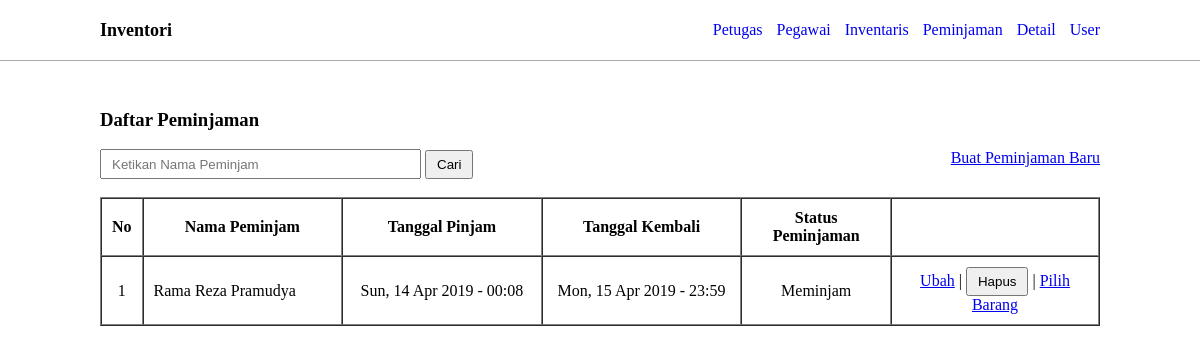
The page /index.php/peminjaman on the database its author committed.
### tables this page shows
CREATE TABLE `peminjaman` (
  `id_peminjaman` int(10) UNSIGNED NOT NULL,
  `id_pegawai` int(10) UNSIGNED NOT NULL,
  `tanggal_pinjam` datetime NOT NULL,
  `tanggal_kembali` datetime NOT NULL,
  `status_peminjaman` varchar(191) NOT NULL
);

CREATE TABLE `pegawai` (
  `id_pegawai` int(10) UNSIGNED NOT NULL,
  `nama_pegawai` varchar(191) NOT NULL,
  `nip` varchar(191) NOT NULL,
  `alamat` text NOT NULL
);

### application/controllers/Peminjaman.php (called while the page is built, shortened)
<?php
class Peminjaman extends CI_Controller {
	public function __construct()
  {
    $this->load->model(
			array('peminjaman_model', 'pegawai_model', 'inventaris_model')
		);
		$this->load->helper(
			array( 'url', 'url_helper' )
		);
    $this->load->library(
			array( 'pagination', 'session' )
		);
  }
	public function index()
	{
		$uri_segment = $this->uri->segment(3);
		$num_rows = $this->peminjaman_model->countData();
		$config['per_page'] = 10;
		$data['peminjaman'] = $this->peminjaman_model->all($config['per_page'], $uri_segment);
		$this->load->view('layout/header');
		$this->load->view('peminjaman/index', $data);
		$this->load->view('layout/footer');
	}
}

### index.php (called while the page is built, shortened)
<?php
require_once BASEPATH.'core/CodeIgniter.php';

### application/models/Peminjaman_model.php (called while the page is built, shortened)
<?php
class Peminjaman_model extends CI_Model {
  public function all($number = NULL, $offset = NULL)
  {
    $this->db->select('pegawai.nama_pegawai, peminjaman.*');
    $this->db->from('peminjaman');
    $this->db->join('pegawai', 'pegawai.id_pegawai = peminjaman.id_pegawai');
    $this->db->limit($number, $offset);
    $this->db->order_by('id_' . self::TABLE_NAME, 'DESC');
    $query = $this->db->get();
    return $query->result_array();
  }
  public function countData()
  {
    return count( $this->all() );
}
}

### application/views/peminjaman/index.php (the view, shortened to what this page needs)
<h3>Daftar Peminjaman</h3>
<div class="left">
  <form action="<?= base_url('peminjaman/index') ?>" method="GET">
    <input type="text" name="keyword" placeholder="Ketikan Nama Peminjam" autocomplete="off" size="35">
    <button type="submit" name="button">Cari</button>
  </form>
</div>
<div class="right">
  <a href="<?= base_url('peminjaman/create') ?>">Buat Peminjaman Baru</a>
</div>
<br>
<table border="1" cellpadding="10" cellspacing="0">
  <thead>
    <th>No</th>
    <th>Nama Peminjam</th>
    <th>Tanggal Pinjam</th>
    <th>Tanggal Kembali</th>
    <th>Status Peminjaman</th>
    <th></th>
  </thead>
  <tbody>
    <col width="4%">
    <col width="20%">
    <col width="20%">
    <col width="20%">
    <col width="15%">
    <?php foreach( $peminjaman as $i => $row ) : ?>
      <tr>
        <td class="text-center"><?= $i + 1 ?></td>
        <td><?= $row['nama_pegawai'] ?></td>
        <td class="text-center"><?= date('D, d M Y - H:i', strtotime( $row['tanggal_pinjam'] ) ) ?></td>
        <td class="text-center"><?= date('D, d M Y - H:i', strtotime( $row['tanggal_kembali'] ) ) ?></td>
        <td class="text-center"><?= $row['status_peminjaman'] ?></td>
        <td class="text-center">
          <form action="<?= base_url('peminjaman/delete/' . $row['id_peminjaman']) ?>" method="POST">
            <a href="<?= base_url('peminjaman/edit/' . $row['id_peminjaman']); ?>">Ubah</a> |
            <button type="submit" name="button" onclick="return confirm('Yakin ingin menghapus ?')">Hapus</button> |
            <a href="<?= base_url('detail/create/' . $row['id_peminjaman']) ?>">Pilih Barang</a>
          </form>
        </td>
      </tr>
    <?php endforeach; ?>
  </tbody>
</table>

### assets/css/style.css (style rules this page uses)
html, body { margin: 0px; padding: 45px 50px 20px 50px; }
table { width: 100%; }
.text-center { text-align: center; }
.left { float: left; }
.right { float: right; }
input[type="text"], input[type="password"], input[type="number"], input[type="date"] { height: 30px; box-sizing: border-box; padding: 0px 10px 0px 10px; }
button { padding: 5px 10px 5px 10px; }

### rows shown on the page
peminjaman: id_pegawai.nama_pegawai "Rama Reza Pramudya", tanggal_pinjam "Sun, 14 Apr 2019 - 00:08", tanggal_kembali "Mon, 15 Apr 2019 - 23:59", status_peminjaman "Meminjam"
